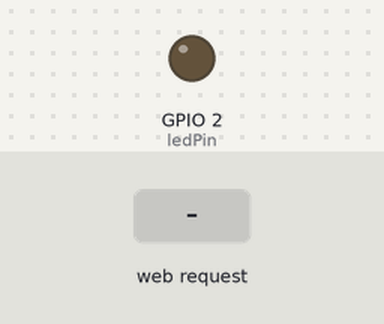
Recording of a program running on a simulated ESP32. Shown: output pins drawn as LEDs (lit = HIGH). The inputs (shaded band) are chosen by the test bench. WiFi joins after 1.5 s; servers stay silent unless stated; storage starts empty; what the program prints to the serial monitor is not drawn.

Above: at 3.2 s.
3.3 s: HTTP request GET /on received
At 3.6 s:
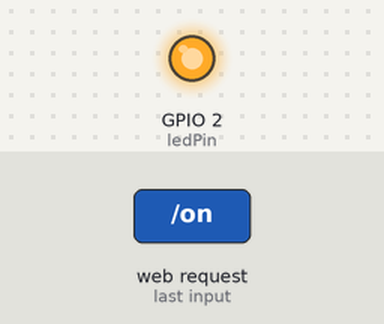
4.8 s: HTTP request GET /off received
At 6.0 s:
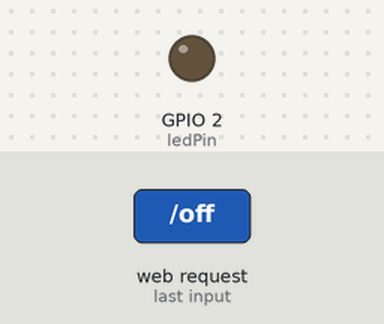
Timing chart, 0 to 7.8 s (numbered marks = the images above; inputs shaded):
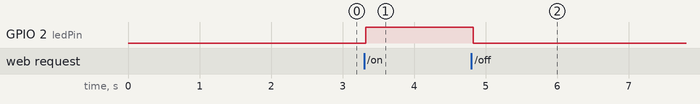

Measured:
- after the input at 3.3 s, GPIO 2 (ledPin): LOW → HIGH at once
- after the input at 4.8 s, GPIO 2 (ledPin): HIGH → LOW at once

The program:

main.cpp
```cpp
#include <Arduino.h>

#include "WiFi.h"
#include "ESPAsyncWebServer.h"
#include "SPIFFS.h"


const char *ssid = "v24";
const char *password = "81988778";

// Set LED GPIO
const int ledPin = 2;
// Stores LED state
String ledState;

// Create AsyncWebServer object on port 80
AsyncWebServer server(80);

// Replaces placeholder with LED state value
String processor(const String &var)
{
  Serial.println(var);
  if (var == "STATE")
  {
    if (digitalRead(ledPin))
    {
      ledState = "ON";
    }
    else
    {
      ledState = "OFF";
    }
    Serial.print(ledState);
    return ledState;
  }
  return String();
}

void setup()
{
  Serial.begin(115200);
  pinMode(ledPin, OUTPUT);


  if (!SPIFFS.begin(true))
  {
    Serial.println("An Error has occurred while mounting SPIFFS");
    return;
  }

  // Connect to Wi-Fi
  WiFi.begin(ssid, password);
  while (WiFi.status() != WL_CONNECTED)
  {
    delay(1000);
    Serial.println("Connecting to WiFi..");
  }

  // Print ESP32 Local IP Address
  Serial.println(WiFi.localIP());

  // Route for root / web page
  server.on("/", HTTP_GET, [](AsyncWebServerRequest *request) {
    request->send(SPIFFS, "/index.html", String(), false, processor);
  });

  // Route to load style.css file
  server.on("/style.css", HTTP_GET, [](AsyncWebServerRequest *request) {
    request->send(SPIFFS, "/style.css", "text/css");
  });

  // Route to set GPIO to HIGH
  server.on("/on", HTTP_GET, [](AsyncWebServerRequest *request) {
    digitalWrite(ledPin, HIGH);
    request->send(SPIFFS, "/index.html", String(), false, processor);
  });

  // Route to set GPIO to LOW
  server.on("/off", HTTP_GET, [](AsyncWebServerRequest *request) {
    digitalWrite(ledPin, LOW);
    request->send(SPIFFS, "/index.html", String(), false, processor);
  });

  // Start server
  server.begin();
}

void loop()
{
}
```
